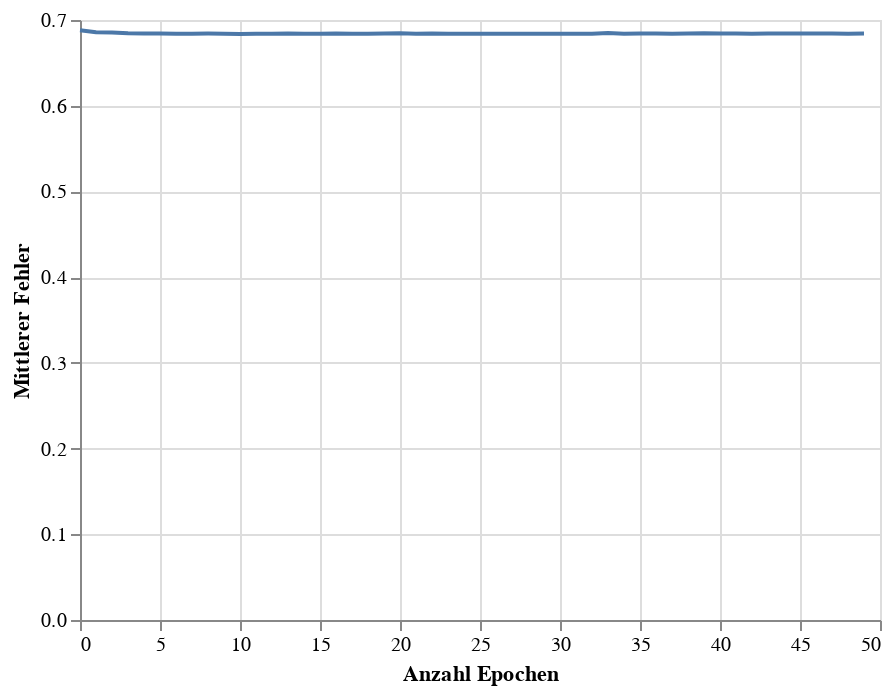

Notebook code cell kept with this figure:
### Code cell
train_chart = alt.Chart(loss_df).mark_line().encode(
    x=alt.X('Epoch', title = 'Anzahl Epochen'),
    y=alt.Y('Loss', title = 'Mittlerer Fehler')
)
# glue('train-loss-team', train_chart,display=True)
train_chart

### Figure 1 — Vega-Lite specification as saved in the notebook (floating-point values rounded to 4 significant figures)
{"config": {"view": {"continuousWidth": 400, "continuousHeight": 300}}, "data": {"name": "data-d83350d9289b05e14865d9b52d1e369b"}, "mark": "line", "encoding": {"x": {"field": "Epoch", "title": "Anzahl Epochen", "type": "quantitative"}, "y": {"field": "Loss", "title": "Mittlerer Fehler", "type": "quantitative"}}, "$schema": "https://vega.github.io/schema/vega-lite/v4.17.0.json", "datasets": {"data-d83350d9289b05e14865d9b52d1e369b": [{"Epoch": 0, "Loss": 0.6881}, {"Epoch": 1, "Loss": 0.6857}, {"Epoch": 2, "Loss": 0.6854}, {"Epoch": 3, "Loss": 0.6844}, {"Epoch": 4, "Loss": 0.6841}, {"Epoch": 5, "Loss": 0.6844}, {"Epoch": 6, "Loss": 0.684}, {"Epoch": 7, "Loss": 0.684}, {"Epoch": 8, "Loss": 0.6841}, {"Epoch": 9, "Loss": 0.684}, {"Epoch": 10, "Loss": 0.6838}, {"Epoch": 11, "Loss": 0.6839}, {"Epoch": 12, "Loss": 0.684}, {"Epoch": 13, "Loss": 0.6843}, {"Epoch": 14, "Loss": 0.6839}, {"Epoch": 15, "Loss": 0.6839}, {"Epoch": 16, "Loss": 0.6842}, {"Epoch": 17, "Loss": 0.6839}, {"Epoch": 18, "Loss": 0.6841}, {"Epoch": 19, "Loss": 0.6841}, {"Epoch": 20, "Loss": 0.6845}, {"Epoch": 21, "Loss": 0.6839}, {"Epoch": 22, "Loss": 0.6842}, {"Epoch": 23, "Loss": 0.684}, {"Epoch": 24, "Loss": 0.6839}, {"Epoch": 25, "Loss": 0.6839}, {"Epoch": 26, "Loss": 0.6841}, {"Epoch": 27, "Loss": 0.6839}, {"Epoch": 28, "Loss": 0.6838}, {"Epoch": 29, "Loss": 0.6839}, {"Epoch": 30, "Loss": 0.6839}, {"Epoch": 31, "Loss": 0.6839}, {"Epoch": 32, "Loss": 0.6839}, {"Epoch": 33, "Loss": 0.6847}, {"Epoch": 34, "Loss": 0.6839}, {"Epoch": 35, "Loss": 0.6844}, {"Epoch": 36, "Loss": 0.6841}, {"Epoch": 37, "Loss": 0.684}, {"Epoch": 38, "Loss": 0.6841}, {"Epoch": 39, "Loss": 0.6845}, {"Epoch": 40, "Loss": 0.6843}, {"Epoch": 41, "Loss": 0.6842}, {"Epoch": 42, "Loss": 0.6841}, {"Epoch": 43, "Loss": 0.6842}, {"Epoch": 44, "Loss": 0.6842}, {"Epoch": 45, "Loss": 0.6842}, {"Epoch": 46, "Loss": 0.6841}, {"Epoch": 47, "Loss": 0.6841}, {"Epoch": 48, "Loss": 0.684}, {"Epoch": 49, "Loss": 0.6841}]}}
